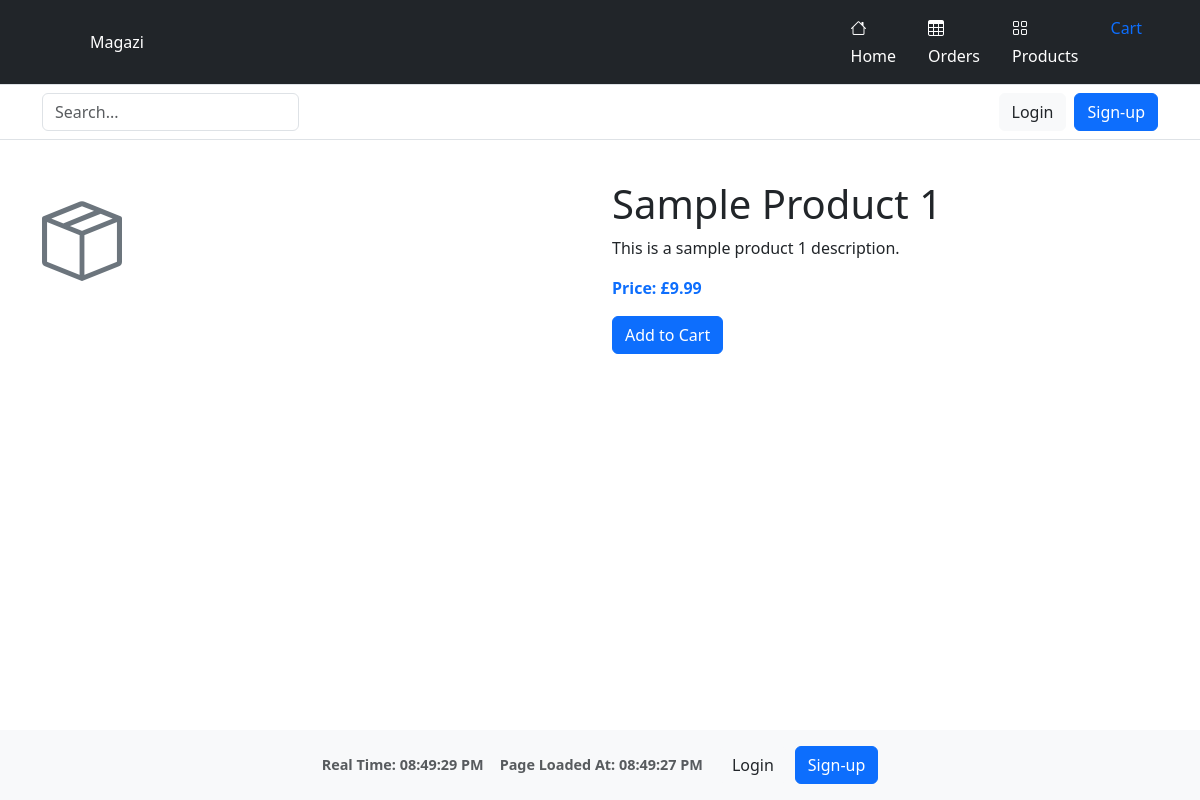
Page /products/1/ on the earlier database version.
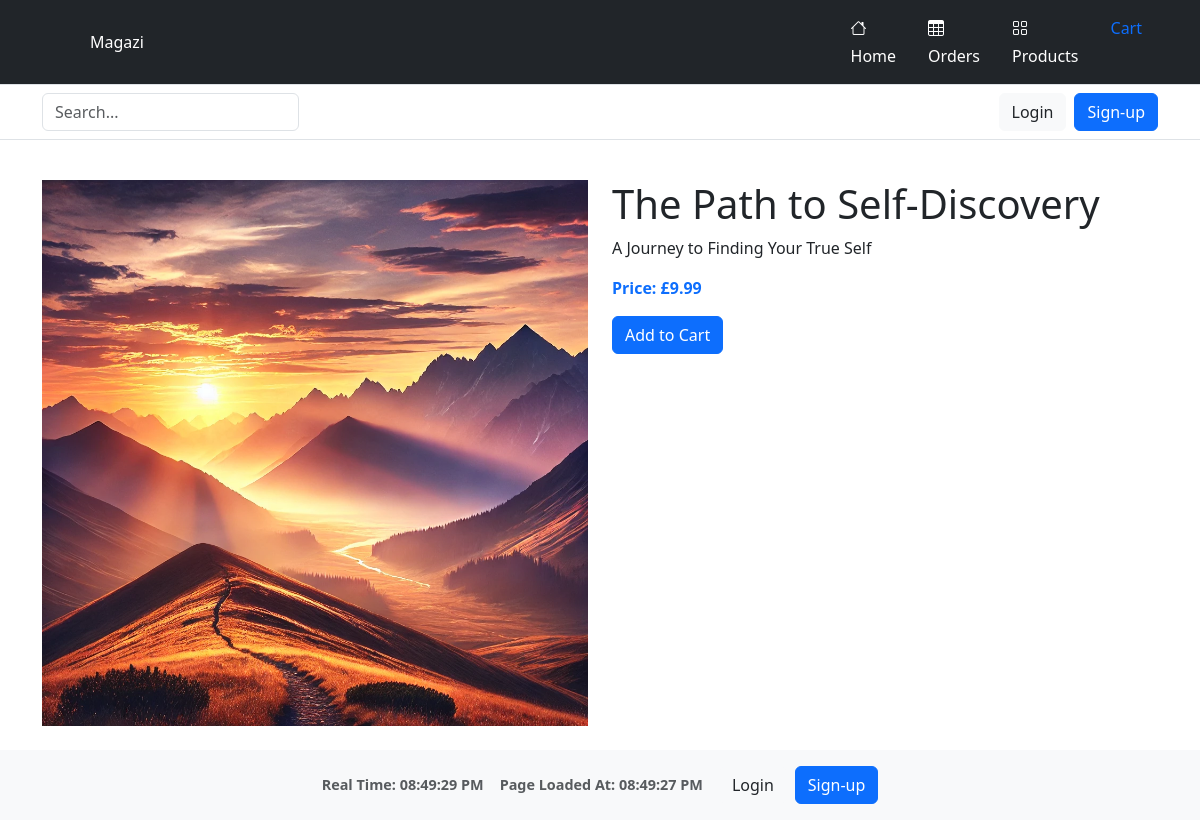
Same page on the later database version.
### products/models.py (models this page shows, shortened)
class Product(models.Model):
    name = models.CharField(max_length=255)
    description = models.TextField()
    price = models.DecimalField(max_digits=10, decimal_places=2)
    image = models.ImageField(upload_to='product_images/', null=True, blank=True)
    stock = models.PositiveIntegerField(default=0)
    digital_file = models.FileField(upload_to='digital_products/', blank=True, null=True)
    created_at = models.DateTimeField(auto_now_add=True)
    updated_at = models.DateTimeField(auto_now=True)

### products/views.py (the view)
# urls.py: path('<int:pk>/', views.product_detail, name='product_detail'),
def product_detail(request, pk):
    product = get_object_or_404(Product, pk=pk)
    return render(request, 'products/product_detail.html', {'product': product})

### cart/context.py (called while the page is built, shortened)
def cart_summary(request):
    cart = request.session.get('cart', {})
    cart_items = []
    total = 0
    return {'cart_total': total, 'cart_items': cart_items}

### products/templates/products/product_detail.html
{% extends "base.html" %}
{% load static %}
{% block extracss %}
    <link href="{% static 'css/products.css' %}" rel="stylesheet">
{% endblock %}
{% block content %}
<div class="container my-4">
    <div class="row">
        <div class="col-md-6">
            {% if product.image %}
                <img src="{{ product.image.url }}" class="img-fluid" alt="{{ product.name }}">
            {% else %}
                <i class="bi bi-box-seam" style="font-size: 5rem; color: #6c757d;"></i>
            {% endif %}
        </div>
        <div class="col-md-6">
            <h1>{{ product.name }}</h1>
            <p>{{ product.description }}</p>
            <p class="text-primary fw-bold">Price: £{{ product.price }}</p>
            {% if product.stock > 0 %}
                <a href="{% url 'cart:add_to_cart' product.id %}" class="btn btn-primary">Add to Cart</a>
            {% else %}
                <button class="btn btn-secondary" disabled>Out of Stock</button>
            {% endif %}
        </div>
    </div>
</div>
{% endblock %}

Differences in the rows shown:
changed Product: image: picture added; name "Sample Product 1" → "The Path to Self-Discovery"; description "This is a sample product 1 description." → "A Journey to Finding Your True Self"; image empty → "product_images/1.png" (drawn)
